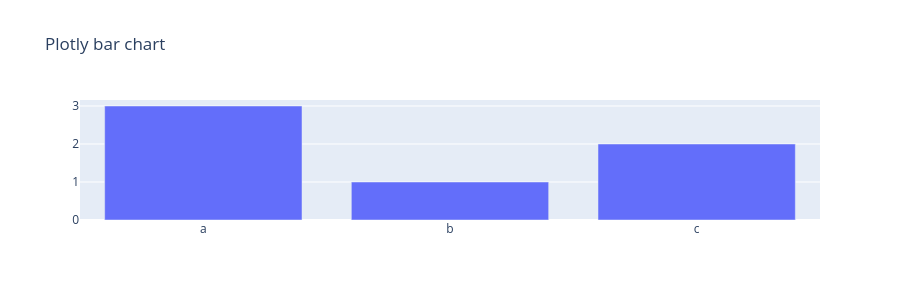

The notebook cell this image was saved under:
### Code cell
import plotly.graph_objects as go
import plotly.io as pio
pio.renderers.default = "plotly_mimetype"
go.Figure(
    data=[go.Bar(x=["a", "b", "c"], y=[3, 1, 2])],
    layout=dict(height=300, title="Plotly bar chart"),
)

### Figure 1 — Plotly figure (JSON) as saved in the notebook; plotly's stock layout.template omitted (floating-point values rounded to 4 significant figures)
{"data": [{"type": "bar", "x": ["a", "b", "c"], "y": [3, 1, 2]}], "layout": {"height": 300, "title": {"text": "Plotly bar chart"}}}
